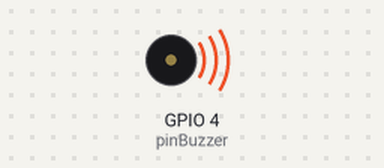
The sketch below on a simulated ESP32. Shown: buzzer (waves = sounding).

Above: at 0.1 s.
At 11.9 s:
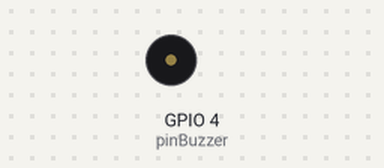
Timing chart, 0 to 24.8 s (numbered marks = the images above):
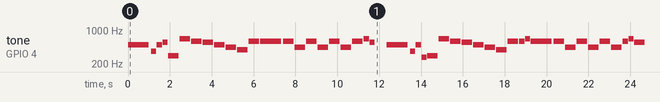

The sketch:

BuzzerPasivo_Esp32.ino
```cpp
#define NOTE_B0  31
#define NOTE_C1  33
#define NOTE_CS1 35
#define NOTE_D1  37
#define NOTE_DS1 39
#define NOTE_E1  41
#define NOTE_F1  44
#define NOTE_FS1 46
#define NOTE_G1  49
#define NOTE_GS1 52
#define NOTE_A1  55
#define NOTE_AS1 58
#define NOTE_B1  62
#define NOTE_C2  65
#define NOTE_CS2 69
#define NOTE_D2  73
#define NOTE_DS2 78
#define NOTE_E2  82
#define NOTE_F2  87
#define NOTE_FS2 93
#define NOTE_G2  98
#define NOTE_GS2 104
#define NOTE_A2  110
#define NOTE_AS2 117
#define NOTE_B2  123
#define NOTE_C3  131
#define NOTE_CS3 139
#define NOTE_D3  147
#define NOTE_DS3 156
#define NOTE_E3  165
#define NOTE_F3  175
#define NOTE_FS3 185
#define NOTE_G3  196
#define NOTE_GS3 208
#define NOTE_A3  220
#define NOTE_AS3 233
#define NOTE_B3  247
#define NOTE_C4  262
#define NOTE_CS4 277
#define NOTE_D4  294
#define NOTE_DS4 311
#define NOTE_E4  330
#define NOTE_F4  349
#define NOTE_FS4 370
#define NOTE_G4  392
#define NOTE_GS4 415
#define NOTE_A4  440
#define NOTE_AS4 466
#define NOTE_B4  494
#define NOTE_C5  523
#define NOTE_CS5 554
#define NOTE_D5  587
#define NOTE_DS5 622
#define NOTE_E5  659
#define NOTE_F5  698
#define NOTE_FS5 740
#define NOTE_G5  784
#define NOTE_GS5 831
#define NOTE_A5  880
#define NOTE_AS5 932
#define NOTE_B5  988
#define NOTE_C6  1047
#define NOTE_CS6 1109
#define NOTE_D6  1175
#define NOTE_DS6 1245
#define NOTE_E6  1319
#define NOTE_F6  1397
#define NOTE_FS6 1480
#define NOTE_G6  1568
#define NOTE_GS6 1661
#define NOTE_A6  1760
#define NOTE_AS6 1865
#define NOTE_B6  1976
#define NOTE_C7  2093
#define NOTE_CS7 2217
#define NOTE_D7  2349
#define NOTE_DS7 2489
#define NOTE_E7  2637
#define NOTE_F7  2794
#define NOTE_FS7 2960
#define NOTE_G7  3136
#define NOTE_GS7 3322
#define NOTE_A7  3520
#define NOTE_AS7 3729
#define NOTE_B7  3951
#define NOTE_C8  4186
#define NOTE_CS8 4435
#define NOTE_D8  4699
#define NOTE_DS8 4978
// Estas variables están declaradas con el "lenguaje" de Arduino.
const int pinBuzzer = 4;
double porcentaje = 1.1; //porcentaje de la nota para pausar, 1.1 = 10%

int melodiaDespacito[] = // arreglo de notas
{
  NOTE_B4,
  NOTE_FS4, NOTE_B4, NOTE_CS5,
  NOTE_D4, NOTE_E5, NOTE_D5,
  NOTE_CS5, NOTE_B4, NOTE_A4,
  NOTE_G4, NOTE_D5,
  NOTE_D5,
  NOTE_D5, NOTE_A4, NOTE_D5, NOTE_A4,
  NOTE_D5, NOTE_A4, NOTE_D5, NOTE_E5, NOTE_CS5, 0, // cero para nota de pausa
  NOTE_B4,
  NOTE_FS4, NOTE_B4, NOTE_CS4,
  NOTE_D4, NOTE_E5, NOTE_D5,
  NOTE_CS5, NOTE_B4, NOTE_A4,
  NOTE_G4, NOTE_D5, NOTE_D5, NOTE_E5, NOTE_D5,
  NOTE_D5, NOTE_A4, NOTE_D5, NOTE_A4, NOTE_D5, NOTE_A4, NOTE_D5,
  NOTE_E5, NOTE_CS5, 0 // cero para nota de pausa
};


int tiempoDespacito[] = {  // arreglo de tiempo correspondiente a cada nota
  1,
  4, 4, 4,
  2, 2, 2,
  2, 2, 2,
  2, 2,
  1,
  2, 2, 2, 2,
  2, 2, 2, 4, 4, 2,
  1,
  4, 4, 4,
  2, 2, 2,
  2, 2, 2,
  2, 2, 4, 4, 1,
  2, 2, 2, 2, 2, 2,
  4, 4, 2
};

void setup() {
  // put your setup code here, to run once:
  pinMode(pinBuzzer, OUTPUT);
  Serial.begin(9600);
}

void loop() {
  int arregloSize = sizeof(melodiaDespacito) / sizeof(int); //una variable que almacena el largo del array.
  //  Serial.print("size of melody "); // Cada int NOTA_xx vale 2 bytes.
  //  Serial.println(sizeof(melodiaDespacito)); //tamaño del arreglo = cantidad de notas en el arreglo melodiaDespacito.
  //  Serial.print("size of int ");
  //  Serial.println(sizeof(int));// el tamaño de int vale 2 bytes
  //  Serial.print("size: ");
  //  Serial.println(sizeof(melodiaDespacito) / sizeof(int));

  for (int i = 0; i < arregloSize; i++) {  // i-ésima nota se refiere a la presente nota.
    int duracion = 1000 / tiempoDespacito[i]; // asumimos 1 segundo como 1 tiempo. 1000/4 = el cuarto
    tone(pinBuzzer, melodiaDespacito[i], duracion); //reproducimos la presente nota en el bucle.
    int pausa = duracion * porcentaje; // pausamos la duracion + el porcentaje
    delay(pausa); // pausamos
    noTone(pinBuzzer); // detenemos toda la reproduccion para asegurar pausa
  }
}
```

Measured:
- by itself, tone on GPIO 4 (pinBuzzer): plays 494 Hz for 1.0 s, 370 Hz for 0.25 s, 494 Hz for 0.25 s, 554 Hz for 0.25 s, 294 Hz for 0.50 s, 659 Hz for 0.50 s … (46 notes in this stretch)
